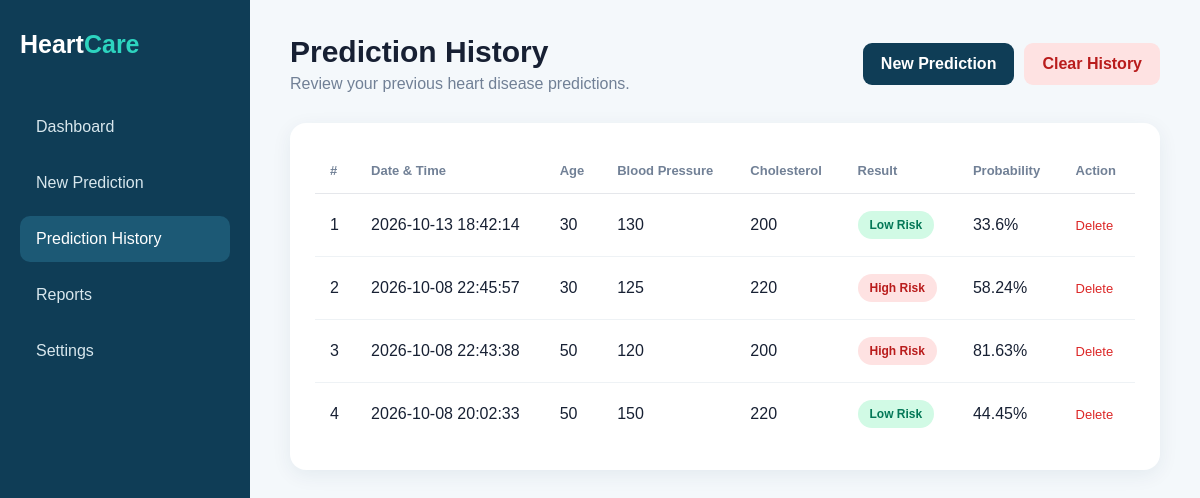
The app's page /history with its own data.
### tables this page shows
CREATE TABLE predictions (

            id INTEGER PRIMARY KEY AUTOINCREMENT,

            date_time TEXT NOT NULL,

            age REAL NOT NULL,

            sex REAL NOT NULL,

            chest_pain REAL NOT NULL,

            blood_pressure REAL NOT NULL,

            cholesterol REAL NOT NULL,

            fasting_blood_sugar REAL NOT NULL,

            resting_ecg REAL NOT NULL,

            max_heart_rate REAL NOT NULL,

            exercise_angina REAL NOT NULL,

            oldpeak REAL NOT NULL,

            slope REAL NOT NULL,

            ca REAL NOT NULL,

            thal REAL NOT NULL,

            result TEXT NOT NULL,

            probability REAL

        );

### app/app.py (the view)
@app.route("/history")
def history():
    connection = sqlite3.connect(
        DATABASE_PATH
    )
    connection.row_factory = sqlite3.Row
    cursor = connection.cursor()
    cursor.execute("""
        SELECT *
        FROM predictions
        ORDER BY id DESC
    """)
    predictions = cursor.fetchall()
    connection.close()
    return render_template(
        "history.html",
        predictions=predictions
    )

### app/templates/history.html (shortened to what this page needs)
<!DOCTYPE html>
<html lang="en">
<head>
</head>
<body>
<div class="layout">
    <aside class="sidebar">
        <div class="logo">
            Heart<span>Care</span>
        </div>
        <nav class="menu">
            <a href="/dashboard">
                Dashboard
            </a>
            <a href="/predict">
                New Prediction
            </a>
            <a href="/history"
               class="active">
                Prediction History
            </a>
            <a href="#">
                Reports
            </a>
            <a href="#">
                Settings
            </a>
        </nav>
    </aside>
    <main class="main">
        <div class="header">
            <div>
                <h1>
                    Prediction History
                </h1>
                <p>
                    Review your previous heart disease predictions.
                </p>
            </div>
            <div class="actions">
                <a
                    href="/predict"
                    class="button primary">
                    New Prediction
                </a>
                {% if predictions %}
                <a
                    href="/history/clear"
                    class="button danger"
                    onclick="return confirm('Are you sure you want to delete all prediction history?');">
                    Clear History
                </a>
                {% endif %}
            </div>
        </div>
        <div class="card">
            {% if predictions %}
            <table>
                <thead>
                    <tr>
                        <th>
                            #
                        </th>
                        <th>
                            Date & Time
                        </th>
                        <th>
                            Age
                        </th>
                        <th>
                            Blood Pressure
                        </th>
                        <th>
                            Cholesterol
                        </th>
                        <th>
                            Result
                        </th>
                        <th>
                            Probability
                        </th>
                        <th>
                            Action
                        </th>
                    </tr>
                </thead>
                <tbody>
                    {% for prediction in predictions %}
                    <tr>
                        <td>
                            {{ loop.index }}
                        </td>
                        <td>
                            {{ prediction["date_time"] }}
                        </td>
                        <td>
                            {{ prediction["age"]|int }}
                        </td>
                        <td>
                            {{ prediction["blood_pressure"]|int }}
                        </td>
                        <td>
                            {{ prediction["cholesterol"]|int }}
                        </td>
                        <td>
                            {% if prediction["result"] == "High Risk" %}
                            <span class="risk high">
                                High Risk
                            </span>
                            {% else %}
                            <span class="risk low">
                                Low Risk
                            </span>
                            {% endif %}
                        </td>
                        <td>
                            {% if prediction["probability"] is not none %}
                                {{ prediction["probability"] }}%
                            {% else %}
                                N/A
                            {% endif %}
                        </td>
                        <td>
                            <a
                                href="/history/delete/{{ prediction['id'] }}"
                                class="delete"
                                onclick="return confirm('Delete this prediction?');">
                                Delete
                            </a>
                        </td>
                    </tr>
                    {% endfor %}
                </tbody>
            </table>
            {% endif %}
        </div>
    </main>
</div>
</body>
</html>

### app/templates/history.html (style rules this page uses)
* { margin: 0; padding: 0; box-sizing: border-box; font-family: Arial, sans-serif; }
body { background: #f4f8fb; color: #172033; }
.layout { display: flex; min-height: 100vh; }
.sidebar { width: 250px; background: #0f3d56; color: white; padding: 30px 20px; position: fixed; top: 0; bottom: 0; }
.logo { font-size: 25px; font-weight: bold; margin-bottom: 45px; }
.logo span { color: #2dd4bf; }
.menu { display: flex; flex-direction: column; gap: 10px; }
.menu a { text-decoration: none; color: #d8e7ed; padding: 14px 16px; border-radius: 10px; }
.menu a:hover, .menu a.active { background: #1c5975; color: white; }
.main { margin-left: 250px; width: calc(100% - 250px); padding: 35px 40px; }
.header { display: flex; justify-content: space-between; align-items: center; margin-bottom: 30px; }
.header h1 { font-size: 30px; }
.header p { color: #718096; margin-top: 6px; }
.actions { display: flex; gap: 10px; }
.button { text-decoration: none; border: none; padding: 12px 18px; border-radius: 9px; cursor: pointer; font-weight: bold; }
.primary { background: #0f3d56; color: white; }
.danger { background: #fee2e2; color: #b91c1c; }
.card { background: white; border-radius: 16px; padding: 25px; box-shadow: 0 5px 20px rgba(15, 61, 86, 0.07); overflow-x: auto; }
table { width: 100%; border-collapse: collapse; min-width: 800px; }
th { text-align: left; color: #718096; font-size: 13px; padding: 15px; border-bottom: 1px solid #e5e7eb; }
td { padding: 17px 15px; border-bottom: 1px solid #eef2f5; }
tr:last-child td { border-bottom: none; }
.risk { display: inline-block; padding: 7px 12px; border-radius: 20px; font-size: 12px; font-weight: bold; }
.high { background: #fee2e2; color: #b91c1c; }
.low { background: #d1fae5; color: #047857; }
.delete { color: #dc2626; text-decoration: none; font-size: 13px; }

### records on screen
predictions: date_time "2026-10-13 18:42:14", age "30", blood_pressure "130", cholesterol "200", result "Low Risk", probability "33.6"
predictions: date_time "2026-10-08 22:45:57", age "30", blood_pressure "125", cholesterol "220", result "High Risk", probability "58.24"
predictions: date_time "2026-10-08 22:43:38", age "50", blood_pressure "120", cholesterol "200", result "High Risk", probability "81.63"
predictions: date_time "2026-10-08 20:02:33", age "50", blood_pressure "150", cholesterol "220", result "Low Risk", probability "44.45"
